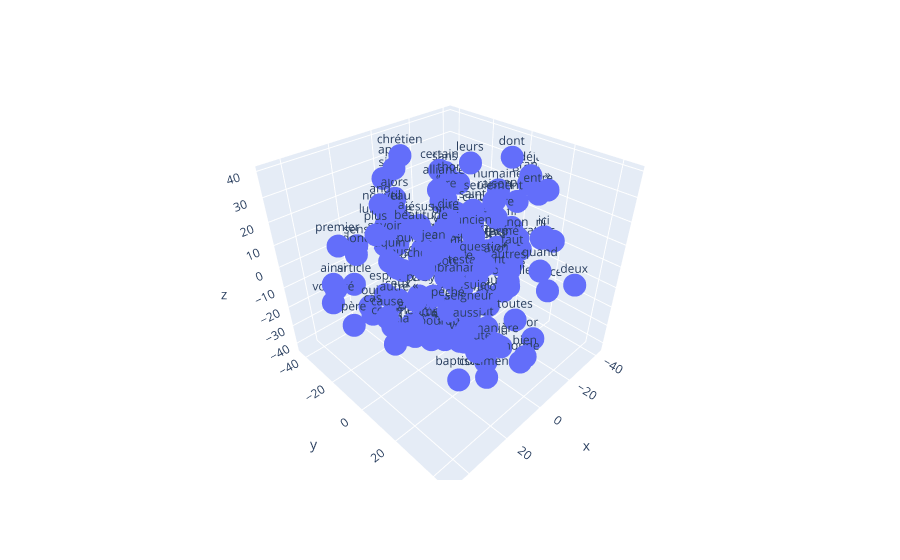

Source (notebook cell):
### Code cell
#Plot 3D de certains mots (car impossible de tous les afficher sinon illisible)
n_kept = 150
plot_word_vectors_3d(tsne_results, words_vectors_cbow.index_to_key, n_kept)

### Figure 1 — Plotly figure (JSON) as saved in the notebook; plotly's stock layout.template omitted (floating-point values rounded to 4 significant figures; data arrays with more than 128 entries replaced by an {"elided": "..."} marker saying what was removed)
{"data": [{"hovertemplate": "x=%{x}<br>y=%{y}<br>z=%{z}<br>text=%{text}<extra></extra>", "legendgroup": "", "marker": {"color": "#636efa", "symbol": "circle"}, "mode": "markers+text", "name": "", "scene": "scene", "showlegend": false, "text": {"elided": "150 str values"}, "type": "scatter3d", "x": {"elided": "150 float values"}, "y": {"elided": "150 float values"}, "z": {"elided": "150 float values"}}], "layout": {"legend": {"tracegroupgap": 0}, "margin": {"t": 60}, "scene": {"domain": {"x": [0, 1], "y": [0, 1]}, "xaxis": {"title": {"text": "x"}}, "yaxis": {"title": {"text": "y"}}, "zaxis": {"title": {"text": "z"}}}}}
